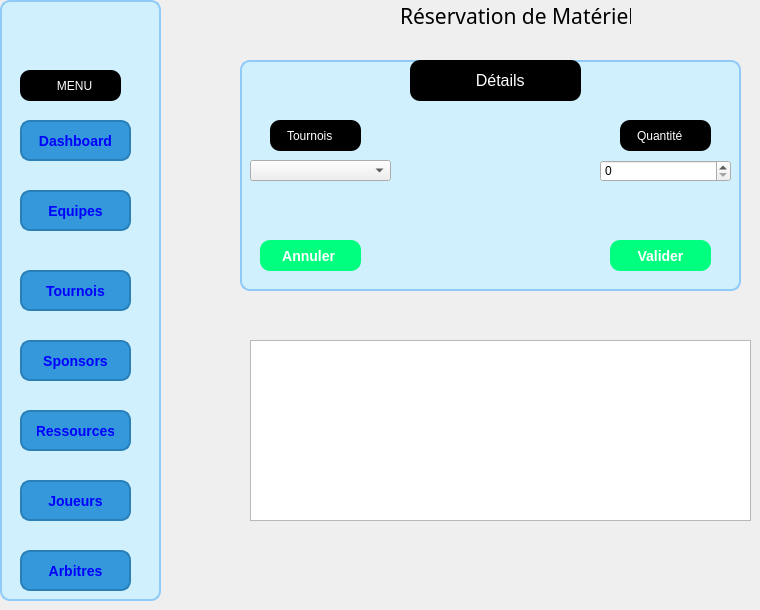
     <widget class="QWidget" name="ReservationWidget">
      <attribute name="title">
       <string>Fonctionnalites</string>
      </attribute>
      <widget class="QGroupBox" name="groupBox_3">
       <property name="geometry">
        <rect>
         <x>0</x>
         <y>0</y>
         <width>161</width>
         <height>601</height>
        </rect>
       </property>
       <property name="styleSheet">
        <string notr="true">QGroupBox {
    background-color: #d0f0fd; /* Bleu ciel clair */
    border: 2px solid #90caf9; /* Bordure bleu pastel */
    border-radius: 10px; /* Bords arrondis */
    padding: 10px;
    font-size: 14px;
    font-weight: bold;
    color: #1565c0; /* Texte bleu foncé */
}

QGroupBox::title {
    background-color: transparent; /* Fond du titre transparent */
    padding: 5px;
    color: #0d47a1; /* Couleur du titre en bleu foncé */
    font-size: 15px;
}</string>
       </property>
       <property name="title">
        <string/>
       </property>
       <widget class="QPushButton" name="pushButton_14">
        <property name="geometry">
         <rect>
          <x>20</x>
          <y>480</y>
          <width>111</width>
          <height>41</height>
         </rect>
        </property>
        <property name="styleSheet">
         <string notr="true">QPushButton {
    background-color: #3498db; /* Bleu */
    color: blue; /* Texte en blanc */
    border-radius: 10px; /* Bords arrondis */
    padding: 8px 15px; /* Espacement interne */
    font-size: 14px;
    font-weight: bold;
    border: 2px solid #2980b9; /* Bordure légèrement plus foncée */
}

QPushButton:hover {
    background-color: #2980b9; /* Bleu plus foncé au survol */
}</string>
        </property>
        <property name="text">
         <string>Joueurs</string>
        </property>
       </widget>
       <widget class="QPushButton" name="pushButton_19">
        <property name="geometry">
         <rect>
          <x>20</x>
          <y>410</y>
          <width>111</width>
          <height>41</height>
         </rect>
        </property>
        <property name="styleSheet">
         <string notr="true">QPushButton {
    background-color: #3498db; /* Bleu */
    color: blue; /* Texte en blanc */
    border-radius: 10px; /* Bords arrondis */
    padding: 8px 15px; /* Espacement interne */
    font-size: 14px;
    font-weight: bold;
    border: 2px solid #2980b9; /* Bordure légèrement plus foncée */
}

QPushButton:hover {
    background-color: #2980b9; /* Bleu plus foncé au survol */
}</string>
        </property>
        <property name="text">
         <string>Ressources</string>
        </property>
       </widget>
       <widget class="QPushButton" name="pushButton_20">
        <property name="geometry">
         <rect>
          <x>20</x>
          <y>340</y>
          <width>111</width>
          <height>41</height>
         </rect>
        </property>
        <property name="styleSheet">
         <string notr="true">QPushButton {
    background-color: #3498db; /* Bleu */
    color: blue; /* Texte en blanc */
    border-radius: 10px; /* Bords arrondis */
    padding: 8px 15px; /* Espacement interne */
    font-size: 14px;
    font-weight: bold;
    border: 2px solid #2980b9; /* Bordure légèrement plus foncée */
}

QPushButton:hover {
    background-color: #2980b9; /* Bleu plus foncé au survol */
}</string>
        </property>
        <property name="text">
         <string>Sponsors</string>
        </property>
       </widget>
       <widget class="QPushButton" name="pushButton_21">
        <property name="geometry">
         <rect>
          <x>20</x>
          <y>270</y>
          <width>111</width>
          <height>41</height>
         </rect>
        </property>
        <property name="styleSheet">
         <string notr="true">QPushButton {
    background-color: #3498db; /* Bleu */
    color: blue; /* Texte en blanc */
    border-radius: 10px; /* Bords arrondis */
    padding: 8px 15px; /* Espacement interne */
    font-size: 14px;
    font-weight: bold;
    border: 2px solid #2980b9; /* Bordure légèrement plus foncée */
}

QPushButton:hover {
    background-color: #2980b9; /* Bleu plus foncé au survol */
}</string>
        </property>
        <property name="text">
         <string>Tournois</string>
        </property>
       </widget>
       <widget class="QPushButton" name="pushButton_22">
        <property name="geometry">
         <rect>
          <x>20</x>
          <y>550</y>
          <width>111</width>
          <height>41</height>
         </rect>
        </property>
        <property name="styleSheet">
         <string notr="true">QPushButton {
    background-color: #3498db; /* Bleu */
    color: blue; /* Texte en blanc */
    border-radius: 10px; /* Bords arrondis */
    padding: 8px 15px; /* Espacement interne */
    font-size: 14px;
    font-weight: bold;
    border: 2px solid #2980b9; /* Bordure légèrement plus foncée */
}

QPushButton:hover {
    background-color: #2980b9; /* Bleu plus foncé au survol */
}</string>
        </property>
        <property name="text">
         <string>Arbitres</string>
        </property>
       </widget>
       <widget class="QPushButton" name="pushButton_23">
        <property name="geometry">
         <rect>
          <x>20</x>
          <y>190</y>
          <width>111</width>
          <height>41</height>
         </rect>
        </property>
        <property name="styleSheet">
         <string notr="true">QPushButton {
    background-color: #3498db; /* Bleu */
    color: blue; /* Texte en blanc */
    border-radius: 10px; /* Bords arrondis */
    padding: 8px 15px; /* Espacement interne */
    font-size: 14px;
    font-weight: bold;
    border: 2px solid #2980b9; /* Bordure légèrement plus foncée */
}

QPushButton:hover {
    background-color: #2980b9; /* Bleu plus foncé au survol */
}</string>
        </property>
        <property name="text">
         <string>Equipes</string>
        </property>
       </widget>
       <widget class="QPushButton" name="pushButton_24">
        <property name="geometry">
         <rect>
          <x>20</x>
          <y>120</y>
          <width>111</width>
          <height>41</height>
         </rect>
        </property>
        <property name="styleSheet">
         <string notr="true">QPushButton {
    background-color: #3498db; /* Bleu */
    color: blue; /* Texte en blanc */
    border-radius: 10px; /* Bords arrondis */
    padding: 8px 15px; /* Espacement interne */
    font-size: 14px;
    font-weight: bold;
    border: 2px solid #2980b9; /* Bordure légèrement plus foncée */
}

QPushButton:hover {
    background-color: #2980b9; /* Bleu plus foncé au survol */
}</string>
        </property>
        <property name="text">
         <string>Dashboard</string>
        </property>
       </widget>
       <widget class="QLineEdit" name="lineEdit_6">
        <property name="geometry">
         <rect>
          <x>20</x>
          <y>70</y>
          <width>101</width>
          <height>31</height>
         </rect>
        </property>
        <property name="styleSheet">
         <string notr="true">color: rgb(255, 255, 255);
border-top-color: rgb(0, 0, 0);
gridline-color: qlineargradient(spread:pad, x1:0, y1:0, x2:1, y2:0, stop:0 rgba(0, 0, 0, 255), stop:1 rgba(255, 255, 255, 255));
border-color: rgb(0, 0, 0);
background-color: qlineargradient(spread:pad, x1:0, y1:0, x2:1, y2:0, stop:0 rgba(0, 0, 0, 255), stop:1 rgba(255, 255, 255, 255));
alternate-background-color: rgb(0, 0, 0);
border-color: rgb(0, 0, 0);
background-color: rgb(0, 0, 0);
 border-radius: 10px; /* Bords arrondis */
    padding: 8px 15px; /* Espacement interne */
</string>
        </property>
        <property name="text">
         <string>      MENU </string>
        </property>
       </widget>
       <widget class="QLabel" name="label_4">
        <property name="geometry">
         <rect>
          <x>0</x>
          <y>0</y>
          <width>91</width>
          <height>61</height>
         </rect>
        </property>
        <property name="text">
         <string/>
        </property>
        <property name="pixmap">
         <pixmap>../../Downloads/475699257_1127413292009260_5552565568280010640_n (1).jpg</pixmap>
        </property>
       </widget>
      </widget>
      <widget class="QLabel" name="reservationHeaderLabel">
       <property name="geometry">
        <rect>
         <x>400</x>
         <y>0</y>
         <width>231</width>
         <height>31</height>
        </rect>
       </property>
       <property name="font">
        <font>
         <family>Bold Art</family>
         <pointsize>16</pointsize>
        </font>
       </property>
       <property name="text">
        <string>Réservation de Matériel</string>
       </property>
      </widget>
      <widget class="QGroupBox" name="groupBoxDetails">
       <property name="geometry">
        <rect>
         <x>240</x>
         <y>60</y>
         <width>501</width>
         <height>231</height>
        </rect>
       </property>
       <property name="styleSheet">
        <string notr="true">QGroupBox {
    background-color: #d0f0fd; /* Bleu ciel clair */
    border: 2px solid #90caf9; /* Bordure bleu pastel */
    border-radius: 10px; /* Bords arrondis */
    padding: 10px;
    font-size: 14px;
    font-weight: bold;
    color: #1565c0; /* Texte bleu foncé */
}

QGroupBox::title {
    background-color: transparent; /* Fond du titre transparent */
    padding: 5px;
    color: #0d47a1; /* Couleur du titre en bleu foncé */
    font-size: 15px;
}</string>
       </property>
       <property name="title">
        <string/>
       </property>
       <widget class="QLineEdit" name="localisationRES_2">
        <property name="geometry">
         <rect>
          <x>10</x>
          <y>420</y>
          <width>161</width>
          <height>22</height>
         </rect>
        </property>
       </widget>
       <widget class="QDateEdit" name="dateRES_2">
        <property name="geometry">
         <rect>
          <x>10</x>
          <y>500</y>
          <width>161</width>
          <height>22</height>
         </rect>
        </property>
       </widget>
       <widget class="QLineEdit" name="lineEdit_8">
        <property name="geometry">
         <rect>
          <x>170</x>
          <y>0</y>
          <width>171</width>
          <height>41</height>
         </rect>
        </property>
        <property name="minimumSize">
         <size>
          <width>141</width>
          <height>0</height>
         </size>
        </property>
        <property name="font">
         <font>
          <pointsize>12</pointsize>
         </font>
        </property>
        <property name="whatsThis">
         <string>&lt;html&gt;&lt;head/&gt;&lt;body&gt;&lt;p&gt;fdscv&lt;/p&gt;&lt;/body&gt;&lt;/html&gt;</string>
        </property>
        <property name="styleSheet">
         <string notr="true">color: rgb(255, 255, 255);
border-top-color: rgb(0, 0, 0);
gridline-color: qlineargradient(spread:pad, x1:0, y1:0, x2:1, y2:0, stop:0 rgba(0, 0, 0, 255), stop:1 rgba(255, 255, 255, 255));
border-color: rgb(0, 0, 0);
background-color: qlineargradient(spread:pad, x1:0, y1:0, x2:1, y2:0, stop:0 rgba(0, 0, 0, 255), stop:1 rgba(255, 255, 255, 255));
alternate-background-color: rgb(0, 0, 0);
border-color: rgb(0, 0, 0);
background-color: rgb(0, 0, 0);
 border-radius: 10px; /* Bords arrondis */
    padding: 8px 15px; /* Espacement interne */</string>
        </property>
        <property name="text">
         <string>           Détails</string>
        </property>
       </widget>
       <widget class="QLineEdit" name="spinQuantite">
        <property name="geometry">
         <rect>
          <x>380</x>
          <y>60</y>
          <width>91</width>
          <height>31</height>
         </rect>
        </property>
        <property name="styleSheet">
         <string notr="true">color: rgb(255, 255, 255);
border-top-color: rgb(0, 0, 0);
gridline-color: qlineargradient(spread:pad, x1:0, y1:0, x2:1, y2:0, stop:0 rgba(0, 0, 0, 255), stop:1 rgba(255, 255, 255, 255));
border-color: rgb(0, 0, 0);
background-color: qlineargradient(spread:pad, x1:0, y1:0, x2:1, y2:0, stop:0 rgba(0, 0, 0, 255), stop:1 rgba(255, 255, 255, 255));
alternate-background-color: rgb(0, 0, 0);
border-color: rgb(0, 0, 0);
background-color: rgb(0, 0, 0);
 border-radius: 10px; /* Bords arrondis */
    padding: 8px 15px; /* Espacement interne */</string>
        </property>
        <property name="text">
         <string>Quantité</string>
        </property>
       </widget>
       <widget class="QLineEdit" name="lineEdit_12">
        <property name="geometry">
         <rect>
          <x>0</x>
          <y>460</y>
          <width>101</width>
          <height>31</height>
         </rect>
        </property>
        <property name="styleSheet">
         <string notr="true">color: rgb(255, 255, 255);
border-top-color: rgb(0, 0, 0);
gridline-color: qlineargradient(spread:pad, x1:0, y1:0, x2:1, y2:0, stop:0 rgba(0, 0, 0, 255), stop:1 rgba(255, 255, 255, 255));
border-color: rgb(0, 0, 0);
background-color: qlineargradient(spread:pad, x1:0, y1:0, x2:1, y2:0, stop:0 rgba(0, 0, 0, 255), stop:1 rgba(255, 255, 255, 255));
alternate-background-color: rgb(0, 0, 0);
border-color: rgb(0, 0, 0);
background-color: rgb(0, 0, 0);
 border-radius: 10px; /* Bords arrondis */
    padding: 8px 15px; /* Espacement interne */</string>
        </property>
        <property name="text">
         <string>Date_d'ajout</string>
        </property>
       </widget>
       <widget class="QPushButton" name="AjouterRES_2">
        <property name="geometry">
         <rect>
          <x>60</x>
          <y>540</y>
          <width>111</width>
          <height>31</height>
         </rect>
        </property>
        <property name="styleSheet">
         <string notr="true">QPushButton {
	background-color: rgb(0, 170, 255);
    color: white; /* Texte en blanc */
    border-radius: 10px; /* Bords arrondis */
    padding: 8px 15px; /* Espacement interne */
    font-size: 14px;
    font-weight: bold;
    border: 2px solid #2980b9; /* Bordure légèrement plus foncée */
}

QPushButton:hover {
    background-color: #2980b9; /* Bleu plus foncé au survol */
}</string>
        </property>
        <property name="text">
         <string>AJOUTER</string>
        </property>
       </widget>
       <widget class="QSpinBox" name="spinQuantite_3">
        <property name="geometry">
         <rect>
          <x>360</x>
          <y>100</y>
          <width>131</width>
          <height>22</height>
         </rect>
        </property>
       </widget>
       <widget class="QComboBox" name="comboTournois">
        <property name="geometry">
         <rect>
          <x>10</x>
          <y>100</y>
          <width>141</width>
          <height>21</height>
         </rect>
        </property>
        <property name="placeholderText">
         <string>Choisir un tournoi...</string>
        </property>
       </widget>
       <widget class="QLineEdit" name="spinQuantite_2">
        <property name="geometry">
         <rect>
          <x>30</x>
          <y>60</y>
          <width>91</width>
          <height>31</height>
         </rect>
        </property>
        <property name="styleSheet">
         <string notr="true">color: rgb(255, 255, 255);
border-top-color: rgb(0, 0, 0);
gridline-color: qlineargradient(spread:pad, x1:0, y1:0, x2:1, y2:0, stop:0 rgba(0, 0, 0, 255), stop:1 rgba(255, 255, 255, 255));
border-color: rgb(0, 0, 0);
background-color: qlineargradient(spread:pad, x1:0, y1:0, x2:1, y2:0, stop:0 rgba(0, 0, 0, 255), stop:1 rgba(255, 255, 255, 255));
alternate-background-color: rgb(0, 0, 0);
border-color: rgb(0, 0, 0);
background-color: rgb(0, 0, 0);
 border-radius: 10px; /* Bords arrondis */
    padding: 8px 15px; /* Espacement interne */</string>
        </property>
        <property name="text">
         <string>Tournois</string>
        </property>
       </widget>
       <widget class="QPushButton" name="btnAnnulerReservation">
        <property name="geometry">
         <rect>
          <x>20</x>
          <y>180</y>
          <width>101</width>
          <height>31</height>
         </rect>
        </property>
        <property name="styleSheet">
         <string notr="true">QPushButton {
	background-color: rgb(0, 255, 127);
    color: white; /* Texte en blanc */
    border-radius: 10px; /* Bords arrondis */
    padding: 8px 15px; /* Espacement interne */
    font-size: 14px;
    font-weight: bold;
    
}</string>
        </property>
        <property name="text">
         <string>Annuler </string>
        </property>
       </widget>
       <widget class="QPushButton" name="btnValider">
        <property name="geometry">
         <rect>
          <x>370</x>
          <y>180</y>
          <width>101</width>
          <height>31</height>
         </rect>
        </property>
        <property name="styleSheet">
         <string notr="true">QPushButton {
	background-color: rgb(0, 255, 127);
    color: white; /* Texte en blanc */
    border-radius: 10px; /* Bords arrondis */
    padding: 8px 15px; /* Espacement interne */
    font-size: 14px;
    font-weight: bold;
    
}</string>
        </property>
        <property name="text">
         <string>Valider</string>
        </property>
       </widget>
      </widget>
      <widget class="QTableView" name="tableMaterielsDisponibles">
       <property name="geometry">
        <rect>
         <x>250</x>
         <y>340</y>
         <width>501</width>
         <height>181</height>
        </rect>
       </property>
       <property name="alternatingRowColors">
        <bool>false</bool>
       </property>
      </widget>
     </widget>
